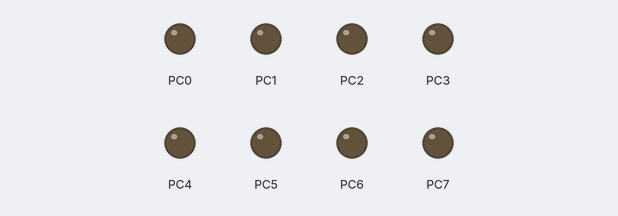
The program below on a simulated ATmega328P, built with avr-gcc and emulated at 8 MHz (the files do not name the chip). Parts: output pins drawn as LEDs (lit = HIGH).

Above: at 4.1 s.
At 12.5 s:
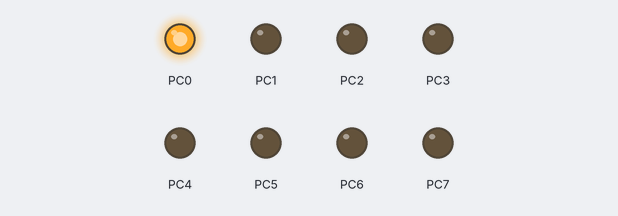
Timing chart, 0 to 21.8 s (numbered marks = the images above):
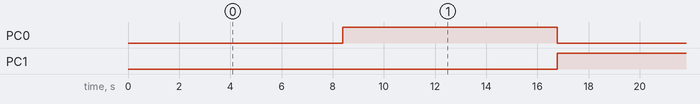

The program:

main.c
```c
/*
 * StateMachineTimerInterrupts.c
 *
 * Created: 12/5/2022 6:42:53 PM
 * Author : rludvik

 Just a simple, timer based state machine on ATmega328p. There are 2 states.
 In state 1 LED1 is on X seconds.
 In state 2 LED2 is on X/2 seconds.

 Schematics:
 ATmega
    PC0 ----> 4k7 resistor ---> LED1 ---> GND
	PC1 ----> 4k7 resistor ---> LED2 ---> GND

 Resources:
 https://www.youtube.com/watch?v=cAui6116XKc&list=PLA6BB228B08B03EDD&index=6 (timers)
 https://sites.google.com/site/ka7ehkengineeringsite/home/statemachines (state machine)
 https://eleccelerator.com/avr-timer-calculator/ (timer calculator)
 */

#define F_CPU 8000000UL
#include <avr/io.h>
#include <avr/interrupt.h>

#define firstLedOn 1
#define secondLedOn 2

int extraTime = 0;
char state = firstLedOn;

int main(void)
{
	DDRC = 0xff; 							//2 LEDs on PORTC as output
	/* 8-bit timer
	TIMSK0 = (1 << TOIE0);
	sei();
	TCCR0B = (1 << CS02) | (1 << CS00);
	//TCCR0B = (1 << CS01);
	//TCCR0B = (1 << CS00);
	*/

	/* 16-bit timer
	Each overflow for 1024 prescaler at 8MHz lasts 8.388736 seconds
	*/
	TIMSK1 = (1 << TOIE0);
	sei();
	TCCR1B = (1 << CS12) | (1 << CS10);
	//TCCR0B = (1 << CS11);
	//TCCR0B = (1 << CS10);
    while (1)
    {
		//just make interrupts do everything
    }
}

ISR(TIMER1_OVF_vect)
{
	extraTime++;
	if(extraTime > 0)
	{
		switch (state) {
			case firstLedOn:
				PORTC |= (1 << PC0);
				PORTC &= ~(1 << PC1);
				//OCR0A = 200;
				state = secondLedOn;
				break;
			case secondLedOn:
				PORTC &= ~(1 << PC0);
				PORTC |= (1 << PC1);
				//OCR0A = 100;
				state = firstLedOn;
				break;
			default:
			break;
		}
		extraTime = 0;						//reset extraTime
	}
}
```

SevSeg.c
```c
/*
 * DHT22_OnSevSeg
 *
 * Code snippet was taken from internetz.
 * 7-segment display was harvested from old darts board and "reverse engineered".
 *
 * I used Atmel Studio for coding and building. Because I didn't manage to make USBTiny to work
 * in virtual Windoze machine, I use avrdude on Linux host to flash HEX file to uC like this:
 *
ATtiny4313 burn command:
sudo avrdude -v -v -v -c usbtiny -p t4313 -U flash:w:sevenSegmentStaticDisplay.hex:i
ATmega328p burn command:
sudo avrdude -v -v -c usbtiny -p ATmega328P -U flash:w:DHT22_OnSevSeg.hex:i -U lfuse:w:0xe2:m -U hfuse:w:0xd9:m -U efuse:w:0xff:m

 *
 * ATtiny 4313 pinout: https://colinkeef.com/images/attiny_x313/attiny_x313_pinout.jpg
 *
 * Created: 8/29/2022 4:45:29 AM
 * Author : rludvik
 *
 * Schematic:
			  ______________                  ___________________
			 | Attiny 4313  |                | 7-segment display |
			 |              |                |                   |
			 |          PB7 | -------------> | dp                |
			 |          PB6 | -------------> | A                 |
			 |          PB5 | -------------> | B                 |
			 |          PB4 | -------------> | C                 |
			 |          PB3 | -------------> | D                 |
			 |          PB2 | -------------> | E                 |
			 |          PB1 | -------------> | F                 |
			 |          PB0 | -------------> | G                 |
			 |              |                |                   |
			 |              |                |                   |
			 |          PD2 | -------------> | D1                |
			 |          PD1 | -------------> | D2                |
			 |          PD0 | -------------> | D3                |
			 |______________|                |___________________|
 *
 */

#define F_CPU 8000000UL
#include <avr/io.h>
#include <util/delay.h>

#include "SevSeg.h"

void ssdDisplay(int numToDisplay) {
	// Array of chars to display (0..9)
	//ATtiny4313
	   //char seg_code[]={0xc0,0xf9,0xa4,0xb0,0x99,0x92,0x82,0xf8,0x80,0x90};	// just numbers
	//char seg_code_dp[]={0x40,0x79,0x24,0x30,0x19,0x12,0x02,0x78,0x00,0x10};	// numbers with DP on
	//ATmega328p
	   char seg_code[]={0x81,0xcf,0x92,0x86,0xcc,0xa4,0xa0,0x8f,0x80,0x84};	// just numbers
	char seg_code_dp[]={0x01,0x4f,0x12,0x06,0x4c,0x24,0x20,0x0f,0x00,0x04};	// numbers with DP on
	int num, temp, i;
	//Set registers as output
	DIGIT_CONTROL_DDR = (1<<PD0) | (1<<PD1) | (1<<PD2);
	DATA_DDR = 0xff;
	//Loop 100 times and show each number
	for (i = 0; i < 300; i++)
	{
		num = numToDisplay;
		temp = num / 100;
		num = num % 100;
		DIGIT_CONTROL_PORT = SegOne;				// Select digit 1
		DATA_PORT = seg_code[temp];					// Display corresponding char from array
		_delay_ms(1);												// And the same for other 3 digits below

		temp = num / 10;
		num = num % 10;
		DIGIT_CONTROL_PORT = SegTwo;
		DATA_PORT = seg_code[temp];
		_delay_ms(1);

		temp = num % 10;
		PORTD = SegThree;
		PORTB = seg_code_dp[temp];
		_delay_ms(1);
	}

}
```

SevSeg.h
```c
#ifndef SevSeg_H
#define SevSeg_H

/*
 * 7-segment display for Attiny2313/4313
 *
 * Author      : Robert Ludvik
 * Description : 7-segment Library for harvested 3-digit SSD
 */

#include <stdio.h>
#include <avr/io.h>

//functions
extern void ssdDisplay(int numToDisplay);

//Registers used
#define DIGIT_CONTROL_DDR   DDRD
#define DIGIT_CONTROL_PORT  PORTD
#define DATA_DDR            DDRB
#define DATA_PORT           PORTB

// Digit select pins on DIGIT_CONTROL_DDR
#define SegOne   0x01		//PD0
#define SegTwo   0x02		//PD1
#define SegThree 0x04		//PD2

// Array of chars to display (0..9)
//char seg_code[]={0xc0,0xf9,0xa4,0xb0,0x99,0x92,0x82,0xf8,0x80,0x90};	// just numbers
//char seg_code_dp[]={0x40,0x79,0x24,0x30,0x19,0x12,0x02,0x78,0x00,0x10};	// numbers with DP on
extern char seg_code[];	// just numbers
extern char seg_code_dp[];	// numbers with DP on

#endif      //SevSeg_H
```

Measured:
- by itself, PC0, PC1: alternates HIGH for 8.4 s and LOW for 8.4 s
